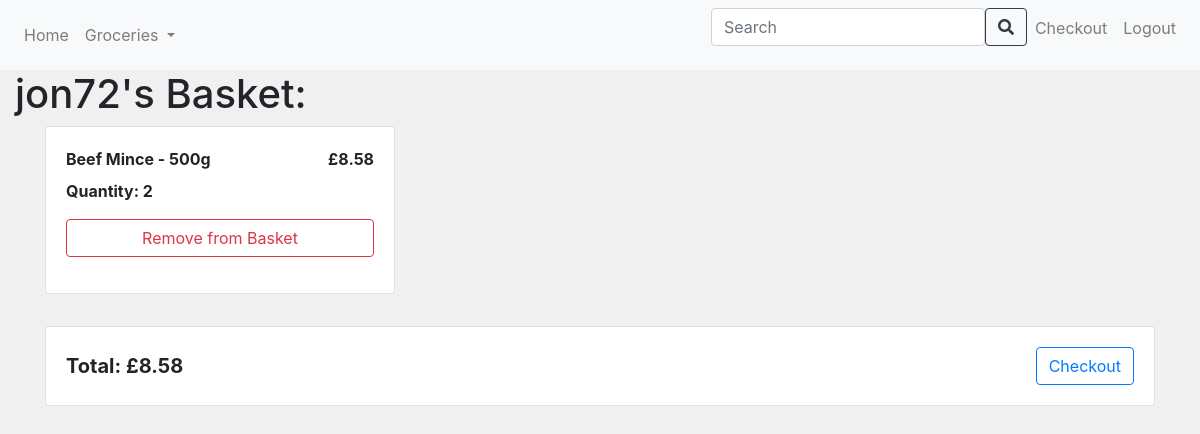
Page /checkout/3 on the committed database.
### app/models.py (models this page shows, shortened)
class Users(db.Model):
    id = db.Column(db.Integer, primary_key=True)
    username = db.Column(db.String(500), index=True, unique=True)
    password = db.Column(db.String(500))

class Basket(db.Model):
      id = db.Column(db.Integer, primary_key=True)
      user_id = db.Column(db.Integer, db.ForeignKey('users.id'), nullable=False)
      item_id = db.Column(db.Integer, db.ForeignKey('items.id'), nullable=False)
      quantity = db.Column(db.Integer, nullable=False, default=1)
      name = db.Column(db.String(500))
      price = db.Column(db.Double)
      user = db.relationship('Users', backref=db.backref('baskets', lazy='dynamic'))
      item = db.relationship('Items', backref=db.backref('baskets', lazy='dynamic'))

### app/views.py (the view)
@app.route('/checkout/<int:user_id>', methods=['GET', 'POST'])
def checkout(user_id):
    user = Users.query.get(user_id)
    bag = Basket.query.filter_by(user_id=user_id).all()
    total = sum(item.price for item in bag)
    return render_template('checkout.html', title='Checkout', user=user, bag=bag, total=total)

### app/templates/checkout.html (shortened to what this page needs)
{% extends "base.html" %}
{% block content %}
<h1>{{ user.username }}'s Basket:</h1>
<div class="container">
    <div class="row">
        {% for i in bag %}
            <div class="col-md-4 mb-3">
                <div class="card">
                    <div class="card-body">
                        <div class="d-flex justify-content-between mb-2">
                            <div style="font-size: 1rem; font-weight: bold;">{{ i.name }}</div>
                            <div style="font-size: 1rem; font-weight: bold;">£{{ "%.2f" | format(i.price) }}</div>
                        </div>
                        <div class="d-flex justify-content-between mb-3">
                            <div style="font-size: 1rem; font-weight: bold;">Quantity: {{ i.quantity }}</div>
                        </div>
                        <form action="/remove_from_basket" method="post" class="mt-2">
                            <div class="d-flex justify-content-between align-items-center">
                                <input type="submit" name="submit_button" class="btn btn-outline-danger w-100" value="Remove from Basket">
                            </div>
                        </form>
                    </div>
                </div>
            </div>
        {% endfor %}
    </div>
    <div class="card mt-3">
        <div class="card-body d-flex justify-content-between align-items-center">
            <div style="font-size: 1.25rem; font-weight: bold;">
                Total: £{{ "%.2f" | format(total) }}
            </div>
            <div>
                <input type="submit" name="submit_button" class="btn btn-outline-primary" value="Checkout">
            </div>
        </div>
    </div>
</div>
{% endblock %}

### app/templates/base.html (style rules this page uses)
body { background-color: #f0f0f0; }

### rows in the picture
Users: username "jon72"
Basket: name "Beef Mince - 500g", price "8.58", quantity "2"

### other values in the picture
{{ "%.2f" | format(total) }} "8.58"
